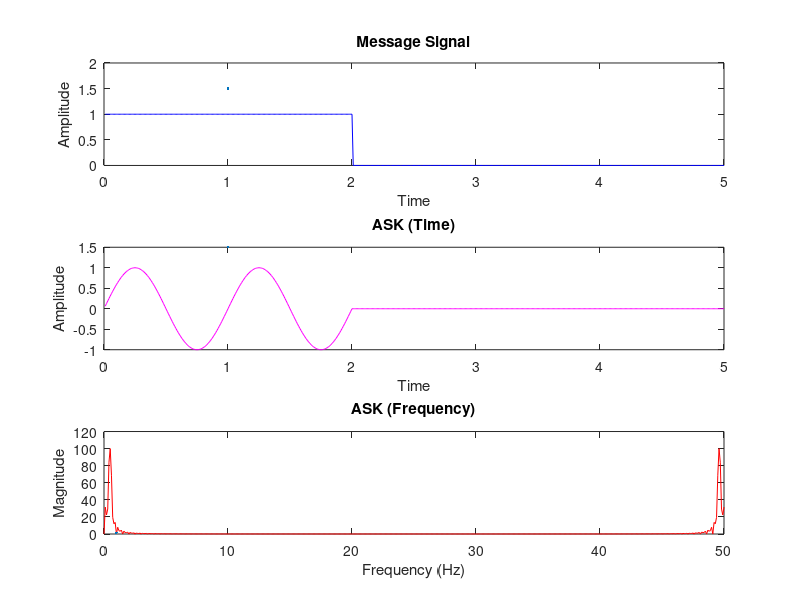

Here is the MATLAB script that generated this plot:
% ASK Modulation
clc, clearvars, close all;

n = input("Enter the Number of bits : ");
t = 0.01:0.01:1;        % time per bit
a = randi([0 1], 1, n);
f1 = 1; f2 = 5;

% Message signal
m0 = zeros(1,100);
m1 = ones(1,100);

% ASK
sa0 = 0*sin(2*pi*f1*t);
sa1 = sin(2*pi*f1*t);

% Modulation
ask = []; m = [];
for i = 1:n
    if a(i) == 1
        m = [m, m1];
        ask = [ask, sa1];
    else
        m = [m, m0];
        ask = [ask, sa0];
    end
end

time = 0.01:0.01:n;

% Message Signal
subplot(3,1,1);
plot(time,m, 'b', LineWidth=1.5);
title("Message Signal");
xlabel("Time");
ylabel("Amplitude");

% Time Domain (ASK)
subplot(3,1,2);
plot(time,ask, 'm', LineWidth=1.5);
title("ASK (Time)");
xlabel("Time");
ylabel("Amplitude");

% Frequency Domain (ASK)
subplot(3,1,3);
frequencies = linspace(0, 1 / (2 * 0.01), length(ask));
ASK = abs(fft(ask));
plot(frequencies, ASK, 'r', LineWidth=1.5);
title("ASK (Frequency)");
xlabel("Frequency (Hz)");
ylabel("Magnitude");